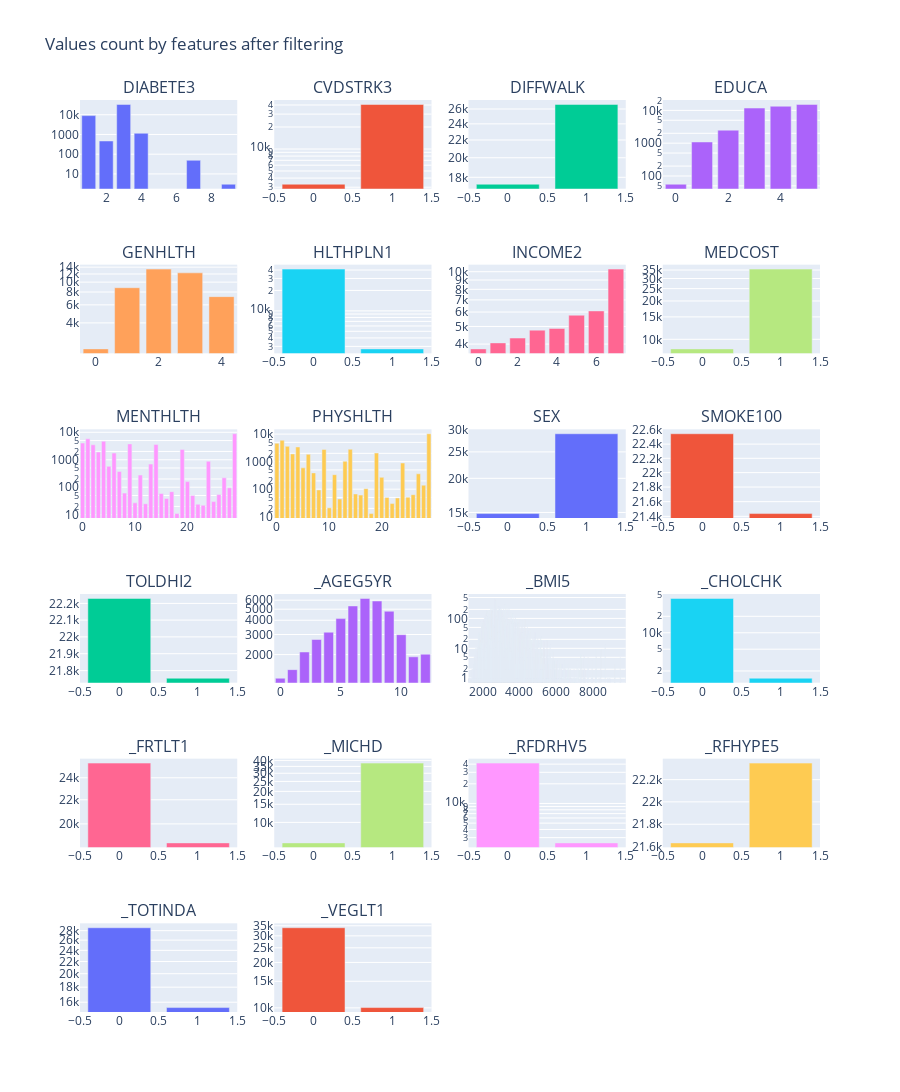

Notebook cell for this chart:
### Code cell
fig = make_subplots(rows=6, 
                    cols=4,
                    subplot_titles=selected_features)

for idx, f in enumerate(selected_features):    
    data = df_f.group_by(f).agg(pl.count()).sort(f).to_dict()
    r, c = divmod(idx, 4)
    fig.add_trace(
        go.Bar(
            x=data[f],
            y=data['count'],
            ), 
        row=r+1, 
        col=c+1
        )
    
fig.update_layout(height=1200, 
                  showlegend=False,
                  title="Values count by features after filtering"
                  )
fig.update_yaxes(type='log')
fig.show()

### Figure 1 — Plotly figure (JSON) as saved in the notebook; plotly's stock layout.template omitted (floating-point values rounded to 4 significant figures; data arrays with more than 128 entries replaced by an {"elided": "..."} marker saying what was removed)
{"data": [{"type": "bar", "x": [1, 2, 3, 4, 7, 9], "xaxis": "x", "y": [9020, 467, 33294, 1152, 49, 3], "yaxis": "y"}, {"type": "bar", "x": [0, 1], "xaxis": "x2", "y": [3296, 40689], "yaxis": "y2"}, {"type": "bar", "x": [0, 1], "xaxis": "x3", "y": [17343, 26642], "yaxis": "y3"}, {"type": "bar", "x": [0, 1, 2, 3, 4, 5], "xaxis": "x4", "y": [56, 1088, 2492, 11769, 13394, 15186], "yaxis": "y4"}, {"type": "bar", "x": [0, 1, 2, 3, 4], "xaxis": "x5", "y": [2228, 8821, 13403, 12316, 7217], "yaxis": "y5"}, {"type": "bar", "x": [0, 1], "xaxis": "x6", "y": [41230, 2755], "yaxis": "y6"}, {"type": "bar", "x": [0, 1, 2, 3, 4, 5, 6, 7], "xaxis": "x7", "y": [3764, 4062, 4319, 4774, 4877, 5766, 6087, 10336], "yaxis": "y7"}, {"type": "bar", "x": [0, 1], "xaxis": "x8", "y": [8412, 35573], "yaxis": "y8"}, {"type": "bar", "x": [0, 1, 2, 3, 4, 5, 6, 7, 8, 9, 10, 11, 12, 13, 14, 15, 16, 17, 18, 19, 20, 21, 22, 23, 24, 25, 26, 27, 28, 29], "xaxis": "x9", "y": [4047, 5762, 3499, 1913, 4709, 577, 1748, 372, 61, 3778, 27, 277, 25, 695, 3571, 59, 39, 69, 11, 2380, 160, 50, 24, 22, 881, 30, 54, 219, 95, 8831], "yaxis": "y9"}, {"type": "bar", "x": [0, 1, 2, 3, 4, 5, 6, 7, 8, 9, 10, 11, 12, 13, 14, 15, 16, 17, 18, 19, 20, 21, 22, 23, 24, 25, 26, 27, 28, 29], "xaxis": "x10", "y": [4651, 5965, 3596, 1909, 3412, 596, 1849, 390, 94, 2783, 21, 336, 44, 1026, 2812, 67, 61, 104, 13, 2056, 269, 50, 30, 48, 892, 51, 63, 361, 140, 10296], "yaxis": "y10"}, {"type": "bar", "x": [0, 1], "xaxis": "x11", "y": [14861, 29124], "yaxis": "y11"}, {"type": "bar", "x": [0, 1], "xaxis": "x12", "y": [22547, 21438], "yaxis": "y12"}, {"type": "bar", "x": [0, 1], "xaxis": "x13", "y": [22230, 21755], "yaxis": "y13"}, {"type": "bar", "x": [0, 1, 2, 3, 4, 5, 6, 7, 8, 9, 10, 11, 12], "xaxis": "x14", "y": [1240, 1475, 2107, 2711, 3142, 4136, 5341, 6216, 5902, 4800, 2989, 1911, 2015], "yaxis": "y14"}, {"type": "bar", "x": {"elided": "2546 int values"}, "xaxis": "x15", "y": {"elided": "2546 int values"}, "yaxis": "y15"}, {"type": "bar", "x": [0, 1], "xaxis": "x16", "y": [42514, 1471], "yaxis": "y16"}, {"type": "bar", "x": [0, 1], "xaxis": "x17", "y": [25434, 18551], "yaxis": "y17"}, {"type": "bar", "x": [0, 1], "xaxis": "x18", "y": [6321, 37664], "yaxis": "y18"}, {"type": "bar", "x": [0, 1], "xaxis": "x19", "y": [41493, 2492], "yaxis": "y19"}, {"type": "bar", "x": [0, 1], "xaxis": "x20", "y": [21635, 22350], "yaxis": "y20"}, {"type": "bar", "x": [0, 1], "xaxis": "x21", "y": [28638, 15347], "yaxis": "y21"}, {"type": "bar", "x": [0, 1], "xaxis": "x22", "y": [33942, 10043], "yaxis": "y22"}], "layout": {"annotations": [{"font": {"size": 16}, "showarrow": false, "text": "DIABETE3", "x": 0.1062, "xanchor": "center", "xref": "paper", "y": 1.0, "yanchor": "bottom", "yref": "paper"}, {"font": {"size": 16}, "showarrow": false, "text": "CVDSTRK3", "x": 0.3688, "xanchor": "center", "xref": "paper", "y": 1.0, "yanchor": "bottom", "yref": "paper"}, {"font": {"size": 16}, "showarrow": false, "text": "DIFFWALK", "x": 0.6313, "xanchor": "center", "xref": "paper", "y": 1.0, "yanchor": "bottom", "yref": "paper"}, {"font": {"size": 16}, "showarrow": false, "text": "EDUCA", "x": 0.8938, "xanchor": "center", "xref": "paper", "y": 1.0, "yanchor": "bottom", "yref": "paper"}, {"font": {"size": 16}, "showarrow": false, "text": "GENHLTH", "x": 0.1062, "xanchor": "center", "xref": "paper", "y": 0.8194, "yanchor": "bottom", "yref": "paper"}, {"font": {"size": 16}, "showarrow": false, "text": "HLTHPLN1", "x": 0.3688, "xanchor": "center", "xref": "paper", "y": 0.8194, "yanchor": "bottom", "yref": "paper"}, {"font": {"size": 16}, "showarrow": false, "text": "INCOME2", "x": 0.6313, "xanchor": "center", "xref": "paper", "y": 0.8194, "yanchor": "bottom", "yref": "paper"}, {"font": {"size": 16}, "showarrow": false, "text": "MEDCOST", "x": 0.8938, "xanchor": "center", "xref": "paper", "y": 0.8194, "yanchor": "bottom", "yref": "paper"}, {"font": {"size": 16}, "showarrow": false, "text": "MENTHLTH", "x": 0.1062, "xanchor": "center", "xref": "paper", "y": 0.6389, "yanchor": "bottom", "yref": "paper"}, {"font": {"size": 16}, "showarrow": false, "text": "PHYSHLTH", "x": 0.3688, "xanchor": "center", "xref": "paper", "y": 0.6389, "yanchor": "bottom", "yref": "paper"}, {"font": {"size": 16}, "showarrow": false, "text": "SEX", "x": 0.6313, "xanchor": "center", "xref": "paper", "y": 0.6389, "yanchor": "bottom", "yref": "paper"}, {"font": {"size": 16}, "showarrow": false, "text": "SMOKE100", "x": 0.8938, "xanchor": "center", "xref": "paper", "y": 0.6389, "yanchor": "bottom", "yref": "paper"}, {"font": {"size": 16}, "showarrow": false, "text": "TOLDHI2", "x": 0.1062, "xanchor": "center", "xref": "paper", "y": 0.4583, "yanchor": "bottom", "yref": "paper"}, {"font": {"size": 16}, "showarrow": false, "text": "_AGEG5YR", "x": 0.3688, "xanchor": "center", "xref": "paper", "y": 0.4583, "yanchor": "bottom", "yref": "paper"}, {"font": {"size": 16}, "showarrow": false, "text": "_BMI5", "x": 0.6313, "xanchor": "center", "xref": "paper", "y": 0.4583, "yanchor": "bottom", "yref": "paper"}, {"font": {"size": 16}, "showarrow": false, "text": "_CHOLCHK", "x": 0.8938, "xanchor": "center", "xref": "paper", "y": 0.4583, "yanchor": "bottom", "yref": "paper"}, {"font": {"size": 16}, "showarrow": false, "text": "_FRTLT1", "x": 0.1062, "xanchor": "center", "xref": "paper", "y": 0.2778, "yanchor": "bottom", "yref": "paper"}, {"font": {"size": 16}, "showarrow": false, "text": "_MICHD", "x": 0.3688, "xanchor": "center", "xref": "paper", "y": 0.2778, "yanchor": "bottom", "yref": "paper"}, {"font": {"size": 16}, "showarrow": false, "text": "_RFDRHV5", "x": 0.6313, "xanchor": "center", "xref": "paper", "y": 0.2778, "yanchor": "bottom", "yref": "paper"}, {"font": {"size": 16}, "showarrow": false, "text": "_RFHYPE5", "x": 0.8938, "xanchor": "center", "xref": "paper", "y": 0.2778, "yanchor": "bottom", "yref": "paper"}, {"font": {"size": 16}, "showarrow": false, "text": "_TOTINDA", "x": 0.1062, "xanchor": "center", "xref": "paper", "y": 0.09722, "yanchor": "bottom", "yref": "paper"}, {"font": {"size": 16}, "showarrow": false, "text": "_VEGLT1", "x": 0.3688, "xanchor": "center", "xref": "paper", "y": 0.09722, "yanchor": "bottom", "yref": "paper"}], "height": 1200, "showlegend": false, "title": {"text": "Values count by features after filtering"}, "xaxis": {"anchor": "y", "domain": [0, 0.2125]}, "xaxis10": {"anchor": "y10", "domain": [0.2625, 0.475]}, "xaxis11": {"anchor": "y11", "domain": [0.525, 0.7375]}, "xaxis12": {"anchor": "y12", "domain": [0.7875, 1]}, "xaxis13": {"anchor": "y13", "domain": [0, 0.2125]}, "xaxis14": {"anchor": "y14", "domain": [0.2625, 0.475]}, "xaxis15": {"anchor": "y15", "domain": [0.525, 0.7375]}, "xaxis16": {"anchor": "y16", "domain": [0.7875, 1]}, "xaxis17": {"anchor": "y17", "domain": [0, 0.2125]}, "xaxis18": {"anchor": "y18", "domain": [0.2625, 0.475]}, "xaxis19": {"anchor": "y19", "domain": [0.525, 0.7375]}, "xaxis2": {"anchor": "y2", "domain": [0.2625, 0.475]}, "xaxis20": {"anchor": "y20", "domain": [0.7875, 1]}, "xaxis21": {"anchor": "y21", "domain": [0, 0.2125]}, "xaxis22": {"anchor": "y22", "domain": [0.2625, 0.475]}, "xaxis23": {"anchor": "y23", "domain": [0.525, 0.7375]}, "xaxis24": {"anchor": "y24", "domain": [0.7875, 1]}, "xaxis3": {"anchor": "y3", "domain": [0.525, 0.7375]}, "xaxis4": {"anchor": "y4", "domain": [0.7875, 1]}, "xaxis5": {"anchor": "y5", "domain": [0, 0.2125]}, "xaxis6": {"anchor": "y6", "domain": [0.2625, 0.475]}, "xaxis7": {"anchor": "y7", "domain": [0.525, 0.7375]}, "xaxis8": {"anchor": "y8", "domain": [0.7875, 1]}, "xaxis9": {"anchor": "y9", "domain": [0, 0.2125]}, "yaxis": {"anchor": "x", "domain": [0.9028, 1.0], "type": "log"}, "yaxis10": {"anchor": "x10", "domain": [0.5417, 0.6389], "type": "log"}, "yaxis11": {"anchor": "x11", "domain": [0.5417, 0.6389], "type": "log"}, "yaxis12": {"anchor": "x12", "domain": [0.5417, 0.6389], "type": "log"}, "yaxis13": {"anchor": "x13", "domain": [0.3611, 0.4583], "type": "log"}, "yaxis14": {"anchor": "x14", "domain": [0.3611, 0.4583], "type": "log"}, "yaxis15": {"anchor": "x15", "domain": [0.3611, 0.4583], "type": "log"}, "yaxis16": {"anchor": "x16", "domain": [0.3611, 0.4583], "type": "log"}, "yaxis17": {"anchor": "x17", "domain": [0.1806, 0.2778], "type": "log"}, "yaxis18": {"anchor": "x18", "domain": [0.1806, 0.2778], "type": "log"}, "yaxis19": {"anchor": "x19", "domain": [0.1806, 0.2778], "type": "log"}, "yaxis2": {"anchor": "x2", "domain": [0.9028, 1.0], "type": "log"}, "yaxis20": {"anchor": "x20", "domain": [0.1806, 0.2778], "type": "log"}, "yaxis21": {"anchor": "x21", "domain": [0, 0.09722], "type": "log"}, "yaxis22": {"anchor": "x22", "domain": [0, 0.09722], "type": "log"}, "yaxis23": {"anchor": "x23", "domain": [0, 0.09722], "type": "log"}, "yaxis24": {"anchor": "x24", "domain": [0, 0.09722], "type": "log"}, "yaxis3": {"anchor": "x3", "domain": [0.9028, 1.0], "type": "log"}, "yaxis4": {"anchor": "x4", "domain": [0.9028, 1.0], "type": "log"}, "yaxis5": {"anchor": "x5", "domain": [0.7222, 0.8194], "type": "log"}, "yaxis6": {"anchor": "x6", "domain": [0.7222, 0.8194], "type": "log"}, "yaxis7": {"anchor": "x7", "domain": [0.7222, 0.8194], "type": "log"}, "yaxis8": {"anchor": "x8", "domain": [0.7222, 0.8194], "type": "log"}, "yaxis9": {"anchor": "x9", "domain": [0.5417, 0.6389], "type": "log"}}}
